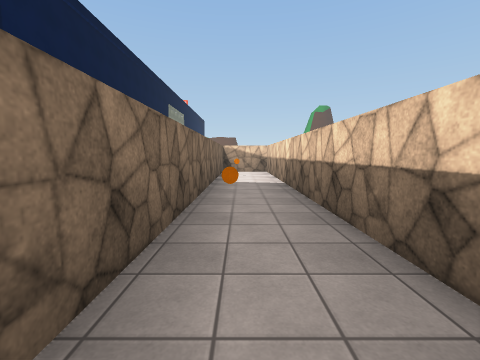
view 1 (above)

24 first-person views from a walk through a 3-D level made in the Unity game engine. The camera is 1.4 m above the floor, tilts 6° down and sees 90° across. The floor is counted in squares, 1.8 m on a side. Each view is taken from the middle of a square. On the plan, view 1 faces up. The plan holds only what a view shows up to about 9 squares ahead; the rest is blank. The place goes on beyond the plan. The player is left out. Some surface patterns are stand-ins.

view 2
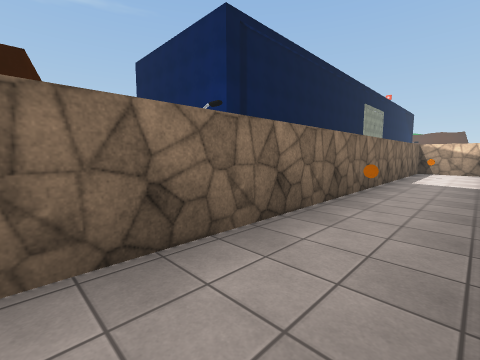

view 3
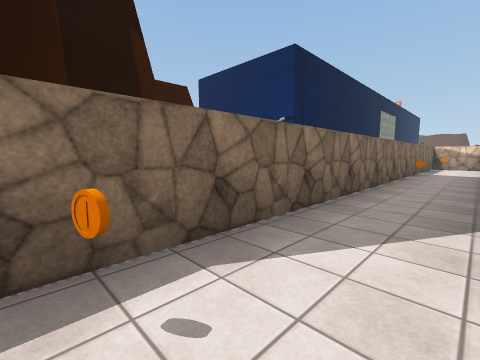

view 4
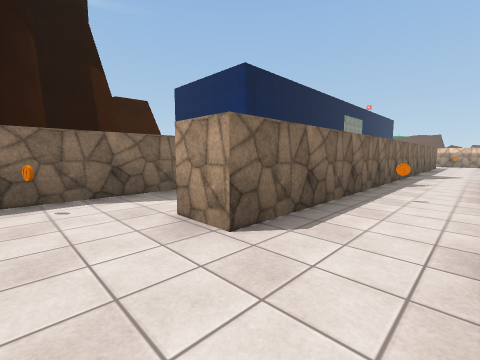

view 5
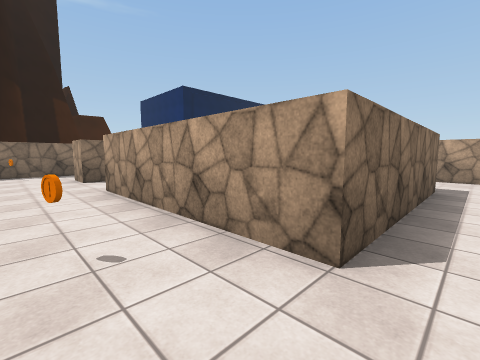

view 6
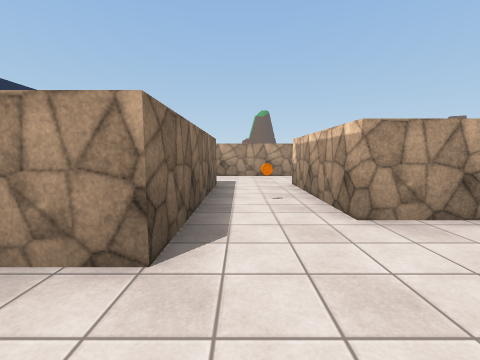

view 7
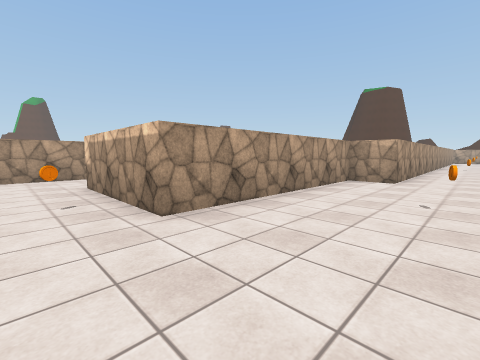

view 8
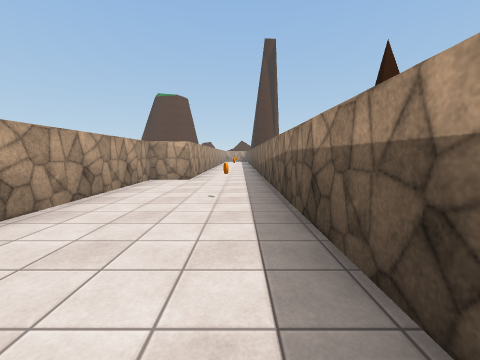

view 9
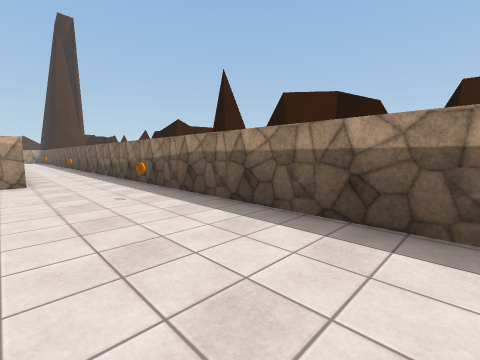

view 10
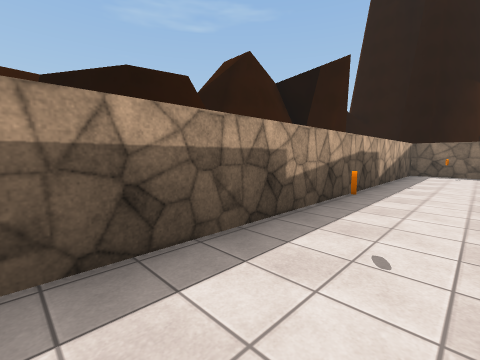

view 11
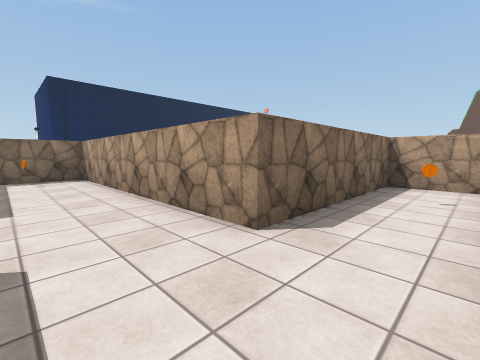

view 12
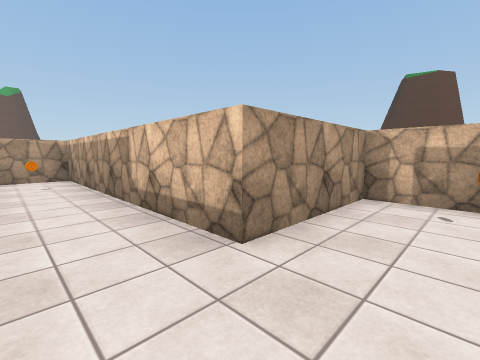

view 13
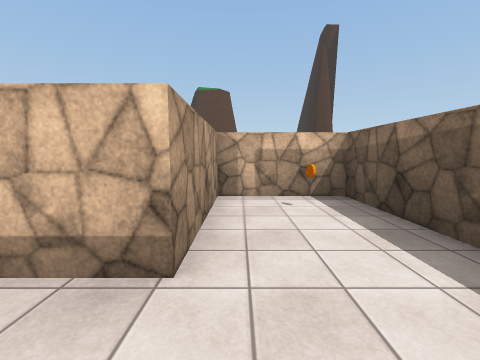

view 14
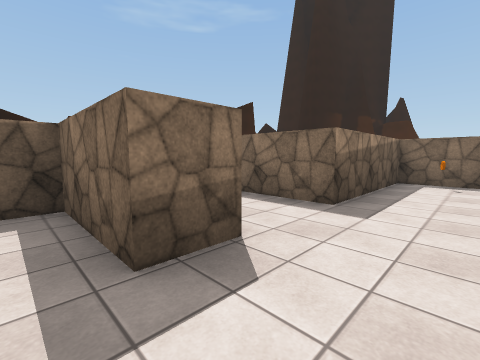

view 15
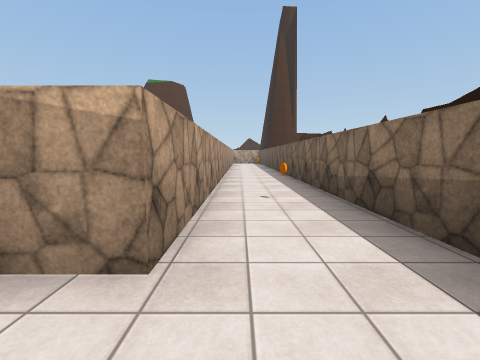

view 16
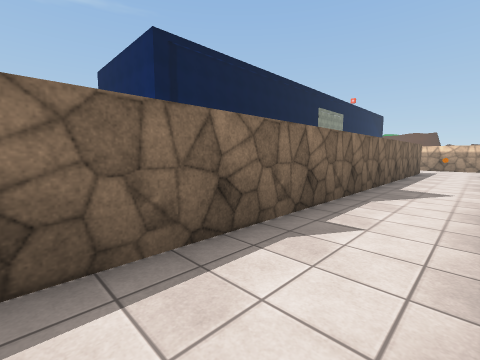

view 17
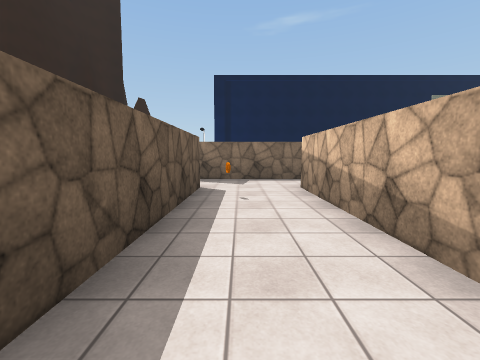

view 18
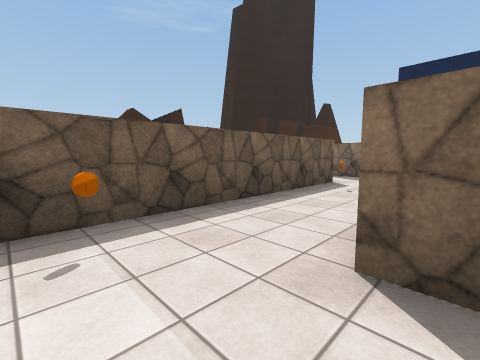

view 19
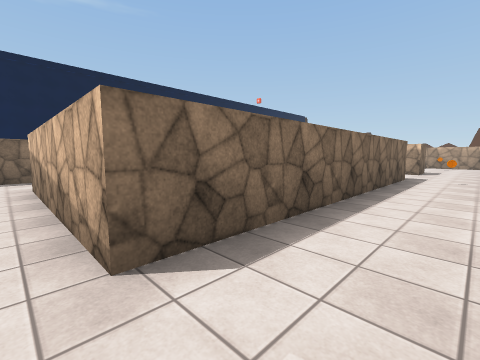

view 20
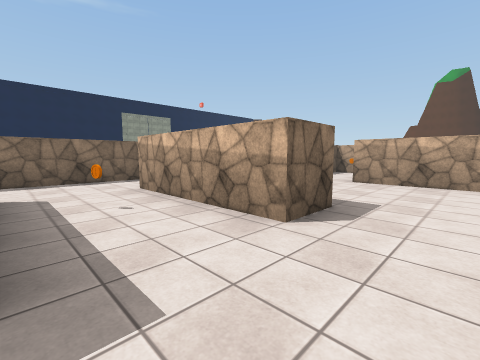

view 21
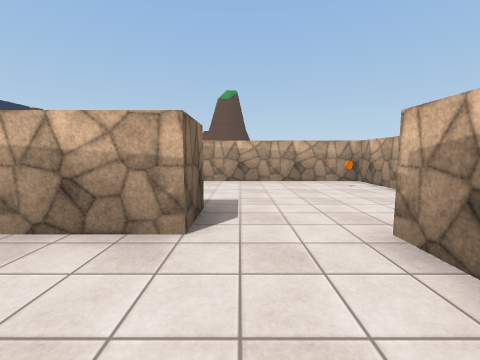

view 22
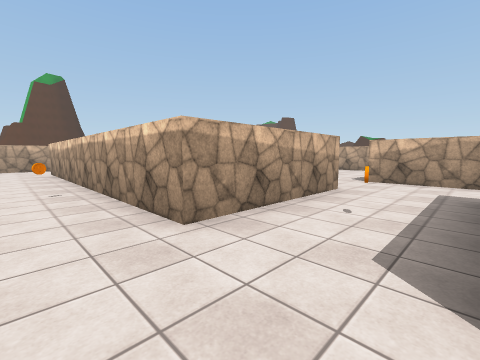

view 23
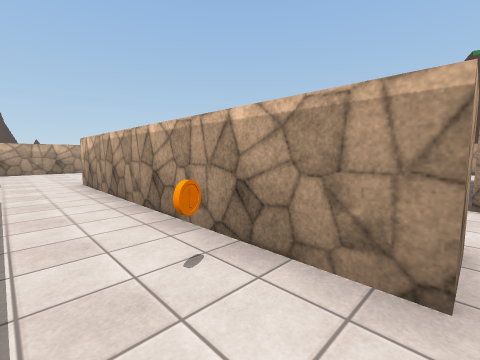

view 24
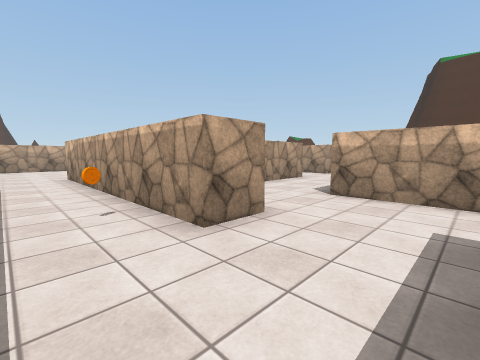

### Floor plan
Points are (right, up) in squares from view 1. A wall is a line through its corners. A room is listed if a view was taken in it or the views show most of it. See-through windows are left out.
Room 1 (views 1, 2, 3)
walls: (1.2, 1.1) (1.2, 9.1); (-0.8, 10) (-0.8, -5.8) (1.4, -5.8); (1, 11.1) (0.2, 11.1)
ways out: opening at (2, -4.5) to room 2
objects: other object (0, -5); other object (0, 3); other object (0, 9)
Room 2 (views 4, 5, 6, 7, 8, 9, 10, 15)
walls: (12.4, 3.8) (5.3, 3.8) (5.3, 1.4) (9.4, 1.4) (9.4, -3.4) (4.2, -3.4); (2.3, -2.4) (2.3, -3.4) (1.1, -3.4); (1.4, -5.8) (22.5, -5.8); (22.4, -3.4) (17.5, -3.4) (17.5, -2.2) (11.4, -2.2) (11.4, 1.4) (12.4, 1.4)
ways out: opening at (2, -4.5) to room 1; opening at (12, 2.5) to room 3; opening at (3.5, -3) to room 4
objects: other object (6, 2); other object (8, -5); other object (10, -1); other object (14, -5); other object (20, -5)
Room 3 (views 11, 12, 13, 14)
walls: (12.4, 1.4) (12.4, -1) (13.1, -1); (14.9, -1) (17.5, -1) (17.5, 1.4) (14.4, 1.4) (14.4, 8.7) (12.4, 8.7) (12.4, 3.8)
ways out: opening at (12, 2.5) to room 2
objects: other object (13, 7); other object (17, 0)
Room 4 (views 16, 17, 19)
walls: (4.2, 5) (11.1, 5); (2.3, 8.6) (2.3, -2.4); (9.4, 7.5) (4.2, 7.5)
ways out: opening at (3.5, -3) to room 2; opening at (10.5, 8.5) to room 5; opening at (3.5, 8)
objects: other object (3, 0); other object (6, 6); other object (11, 6)
Room 5 (views 18, 20, 21, 22, 23, 24)
walls: (15.5, 13.5) (15.5, 12.3) (11.4, 12.3) (11.4, 21.4); (9.4, 16) (9.4, 7.5); (19.5, 15.4) (19.5, 17.1) (14.4, 17.1); (18.6, 5) (17.5, 5) (17.5, 12.4); (22.5, 7.5) (21.4, 7.5); (20.5, 2.9) (20.5, 5.1)
ways out: opening at (10.5, 8.5) to room 4; opening at (13.5, 17.5); opening at (19, 13.5)
objects: other object (10, 15); other object (13, 11); other object (17, 6); other object (19, 16)

Positions as (right, up) in squares from view 1, and headings:
1: (0, 0), facing up
2: (1, -1), facing up-left
3: (1, -5), facing up-left
4: (4, -5), facing up-left
5: (10, -5), facing up-left
6: (10, -5), facing up
7: (10, -5), facing up-right
8: (10, -5), facing right
9: (10, -3), facing down-right
10: (10, -4), facing down-left
11: (14, 2), facing up-left
12: (13, 0), facing up-right
13: (13, 1), facing right
14: (13, 3), facing down-left
15: (16, -4), facing right
16: (4, 0), facing up-left
17: (10, 6), facing left
18: (11, 8), facing down-left
19: (11, 7), facing up-left
20: (17, 10), facing up-left
21: (16, 10), facing up
22: (10, 10), facing up-right
23: (16, 5), facing up-right
24: (16, 3), facing up-right
